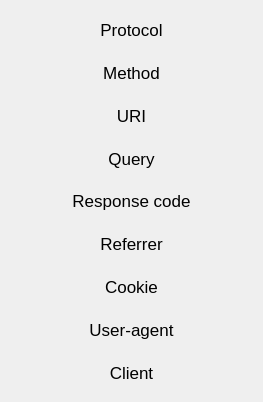
                 <widget class="QWidget" name="scrollAreaContent_StatsCount">
                  <property name="geometry">
                   <rect>
                    <x>14</x>
                    <y>0</y>
                    <width>263</width>
                    <height>402</height>
                   </rect>
                  </property>
                  <property name="sizePolicy">
                   <sizepolicy hsizetype="Expanding" vsizetype="Expanding">
                    <horstretch>0</horstretch>
                    <verstretch>0</verstretch>
                   </sizepolicy>
                  </property>
                  <layout class="QVBoxLayout" name="verticalLayout_5">
                   <item>
                    <widget class="QPushButton" name="button_StatsCount_Protocol">
                     <property name="sizePolicy">
                      <sizepolicy hsizetype="Expanding" vsizetype="Expanding">
                       <horstretch>0</horstretch>
                       <verstretch>0</verstretch>
                      </sizepolicy>
                     </property>
                     <property name="minimumSize">
                      <size>
                       <width>240</width>
                       <height>0</height>
                      </size>
                     </property>
                     <property name="font">
                      <font>
                       <pointsize>13</pointsize>
                      </font>
                     </property>
                     <property name="cursor">
                      <cursorShape>PointingHandCursor</cursorShape>
                     </property>
                     <property name="toolTip">
                      <string>Protocol of the request</string>
                     </property>
                     <property name="text">
                      <string notr="true">Protocol</string>
                     </property>
                     <property name="flat">
                      <bool>true</bool>
                     </property>
                    </widget>
                   </item>
                   <item>
                    <widget class="QPushButton" name="button_StatsCount_Method">
                     <property name="sizePolicy">
                      <sizepolicy hsizetype="Expanding" vsizetype="Expanding">
                       <horstretch>0</horstretch>
                       <verstretch>0</verstretch>
                      </sizepolicy>
                     </property>
                     <property name="minimumSize">
                      <size>
                       <width>240</width>
                       <height>0</height>
                      </size>
                     </property>
                     <property name="font">
                      <font>
                       <pointsize>13</pointsize>
                      </font>
                     </property>
                     <property name="cursor">
                      <cursorShape>PointingHandCursor</cursorShape>
                     </property>
                     <property name="toolTip">
                      <string>Method of the request</string>
                     </property>
                     <property name="text">
                      <string notr="true">Method</string>
                     </property>
                     <property name="flat">
                      <bool>true</bool>
                     </property>
                    </widget>
                   </item>
                   <item>
                    <widget class="QPushButton" name="button_StatsCount_Uri">
                     <property name="sizePolicy">
                      <sizepolicy hsizetype="Expanding" vsizetype="Expanding">
                       <horstretch>0</horstretch>
                       <verstretch>0</verstretch>
                      </sizepolicy>
                     </property>
                     <property name="minimumSize">
                      <size>
                       <width>240</width>
                       <height>0</height>
                      </size>
                     </property>
                     <property name="font">
                      <font>
                       <pointsize>13</pointsize>
                      </font>
                     </property>
                     <property name="cursor">
                      <cursorShape>PointingHandCursor</cursorShape>
                     </property>
                     <property name="toolTip">
                      <string>URI of the requested page</string>
                     </property>
                     <property name="text">
                      <string notr="true">URI</string>
                     </property>
                     <property name="flat">
                      <bool>true</bool>
                     </property>
                    </widget>
                   </item>
                   <item>
                    <widget class="QPushButton" name="button_StatsCount_Query">
                     <property name="sizePolicy">
                      <sizepolicy hsizetype="Expanding" vsizetype="Expanding">
                       <horstretch>0</horstretch>
                       <verstretch>0</verstretch>
                      </sizepolicy>
                     </property>
                     <property name="minimumSize">
                      <size>
                       <width>240</width>
                       <height>0</height>
                      </size>
                     </property>
                     <property name="font">
                      <font>
                       <pointsize>13</pointsize>
                      </font>
                     </property>
                     <property name="cursor">
                      <cursorShape>PointingHandCursor</cursorShape>
                     </property>
                     <property name="toolTip">
                      <string>Query carried along with the URI</string>
                     </property>
                     <property name="text">
                      <string notr="true">Query</string>
                     </property>
                     <property name="flat">
                      <bool>true</bool>
                     </property>
                    </widget>
                   </item>
                   <item>
                    <widget class="QPushButton" name="button_StatsCount_Response">
                     <property name="sizePolicy">
                      <sizepolicy hsizetype="Expanding" vsizetype="Expanding">
                       <horstretch>0</horstretch>
                       <verstretch>0</verstretch>
                      </sizepolicy>
                     </property>
                     <property name="minimumSize">
                      <size>
                       <width>240</width>
                       <height>0</height>
                      </size>
                     </property>
                     <property name="font">
                      <font>
                       <pointsize>13</pointsize>
                      </font>
                     </property>
                     <property name="cursor">
                      <cursorShape>PointingHandCursor</cursorShape>
                     </property>
                     <property name="toolTip">
                      <string>Response code from the server</string>
                     </property>
                     <property name="text">
                      <string notr="true">Response code</string>
                     </property>
                     <property name="flat">
                      <bool>true</bool>
                     </property>
                    </widget>
                   </item>
                   <item>
                    <widget class="QPushButton" name="button_StatsCount_Referrer">
                     <property name="sizePolicy">
                      <sizepolicy hsizetype="Expanding" vsizetype="Expanding">
                       <horstretch>0</horstretch>
                       <verstretch>0</verstretch>
                      </sizepolicy>
                     </property>
                     <property name="minimumSize">
                      <size>
                       <width>240</width>
                       <height>0</height>
                      </size>
                     </property>
                     <property name="font">
                      <font>
                       <pointsize>13</pointsize>
                      </font>
                     </property>
                     <property name="cursor">
                      <cursorShape>PointingHandCursor</cursorShape>
                     </property>
                     <property name="toolTip">
                      <string>The URL which redirected the Client to the requested page</string>
                     </property>
                     <property name="text">
                      <string notr="true">Referrer</string>
                     </property>
                     <property name="flat">
                      <bool>true</bool>
                     </property>
                    </widget>
                   </item>
                   <item>
                    <widget class="QPushButton" name="button_StatsCount_Cookie">
                     <property name="sizePolicy">
                      <sizepolicy hsizetype="Expanding" vsizetype="Expanding">
                       <horstretch>0</horstretch>
                       <verstretch>0</verstretch>
                      </sizepolicy>
                     </property>
                     <property name="minimumSize">
                      <size>
                       <width>240</width>
                       <height>0</height>
                      </size>
                     </property>
                     <property name="font">
                      <font>
                       <pointsize>13</pointsize>
                      </font>
                     </property>
                     <property name="cursor">
                      <cursorShape>PointingHandCursor</cursorShape>
                     </property>
                     <property name="toolTip">
                      <string>Cookie used for the request</string>
                     </property>
                     <property name="text">
                      <string notr="true">Cookie</string>
                     </property>
                     <property name="flat">
                      <bool>true</bool>
                     </property>
                    </widget>
                   </item>
                   <item>
                    <widget class="QPushButton" name="button_StatsCount_UserAgent">
                     <property name="sizePolicy">
                      <sizepolicy hsizetype="Expanding" vsizetype="Expanding">
                       <horstretch>0</horstretch>
                       <verstretch>0</verstretch>
                      </sizepolicy>
                     </property>
                     <property name="minimumSize">
                      <size>
                       <width>240</width>
                       <height>0</height>
                      </size>
                     </property>
                     <property name="font">
                      <font>
                       <pointsize>13</pointsize>
                      </font>
                     </property>
                     <property name="cursor">
                      <cursorShape>PointingHandCursor</cursorShape>
                     </property>
                     <property name="toolTip">
                      <string>User-agent of the client which made the request</string>
                     </property>
                     <property name="text">
                      <string notr="true">User-agent</string>
                     </property>
                     <property name="flat">
                      <bool>true</bool>
                     </property>
                    </widget>
                   </item>
                   <item>
                    <widget class="QPushButton" name="button_StatsCount_Client">
                     <property name="sizePolicy">
                      <sizepolicy hsizetype="Expanding" vsizetype="Expanding">
                       <horstretch>0</horstretch>
                       <verstretch>0</verstretch>
                      </sizepolicy>
                     </property>
                     <property name="minimumSize">
                      <size>
                       <width>240</width>
                       <height>0</height>
                      </size>
                     </property>
                     <property name="font">
                      <font>
                       <pointsize>13</pointsize>
                      </font>
                     </property>
                     <property name="cursor">
                      <cursorShape>PointingHandCursor</cursorShape>
                     </property>
                     <property name="toolTip">
                      <string>IP address of the Client which made the request</string>
                     </property>
                     <property name="text">
                      <string notr="true">Client</string>
                     </property>
                     <property name="flat">
                      <bool>true</bool>
                     </property>
                    </widget>
                   </item>
                  </layout>
                 </widget>
